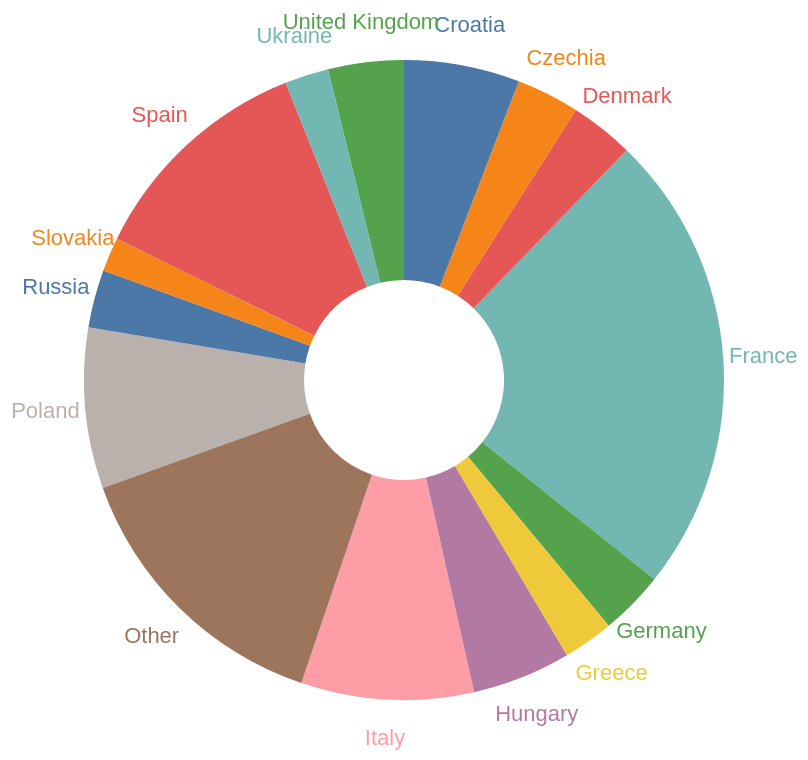

Express this chart as Vega-Lite.
### Vega-Lite specification from a JSON file in a GitHub repository (floating-point values rounded to 4 significant figures)
{"$schema": "https://vega.github.io/schema/vega-lite/v4.json", "description": "A simple radial chart with embedded data.", "data": {"name": "table", "values": [{"country": "France", "value": 197988000}, {"country": "Spain", "value": 98706350}, {"country": "Italy", "value": 73570000.0}, {"country": "Poland", "value": 68472600}, {"country": "Croatia", "value": 49382150}, {"country": "Hungary", "value": 42129100}, {"country": "United Kingdom", "value": 32233250}, {"country": "Denmark", "value": 27220000.0}, {"country": "Germany", "value": 27428400}, {"country": "Czechia", "value": 26810000.0}, {"country": "Russia", "value": 24676600}, {"country": "Greece", "value": 21517500}, {"country": "Ukraine", "value": 18684100}, {"country": "Slovakia", "value": 14526000}, {"country": "Other", "value": 121000000.0}]}, "layer": [{"mark": {"type": "arc", "innerRadius": 50, "outerRadius": 160, "tooltip": true}}, {"mark": {"type": "text", "radius": 180}, "encoding": {"text": {"field": "country", "type": "nominal"}}}], "encoding": {"theta": {"field": "value", "type": "quantitative", "stack": true}, "color": {"field": "country", "type": "nominal", "legend": null}}, "view": {"stroke": null}}
